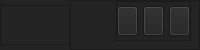
     <widget class="QFrame" name="Top_Bar">
      <property name="maximumSize">
       <size>
        <width>16777215</width>
        <height>40</height>
       </size>
      </property>
      <property name="styleSheet">
       <string notr="true">background-color: rgb(35, 35, 35);</string>
      </property>
      <property name="frameShape">
       <enum>QFrame::NoFrame</enum>
      </property>
      <property name="frameShadow">
       <enum>QFrame::Raised</enum>
      </property>
      <layout class="QHBoxLayout" name="horizontalLayout">
       <property name="spacing">
        <number>0</number>
       </property>
       <property name="leftMargin">
        <number>0</number>
       </property>
       <property name="topMargin">
        <number>0</number>
       </property>
       <property name="rightMargin">
        <number>0</number>
       </property>
       <property name="bottomMargin">
        <number>0</number>
       </property>
       <item>
        <widget class="QFrame" name="frame_toggle">
         <property name="maximumSize">
          <size>
           <width>70</width>
           <height>40</height>
          </size>
         </property>
         <property name="styleSheet">
          <string notr="true"/>
         </property>
         <property name="frameShape">
          <enum>QFrame::StyledPanel</enum>
         </property>
         <property name="frameShadow">
          <enum>QFrame::Raised</enum>
         </property>
         <layout class="QVBoxLayout" name="verticalLayout_2">
          <property name="spacing">
           <number>0</number>
          </property>
          <property name="leftMargin">
           <number>0</number>
          </property>
          <property name="topMargin">
           <number>0</number>
          </property>
          <property name="rightMargin">
           <number>0</number>
          </property>
          <property name="bottomMargin">
           <number>0</number>
          </property>
          <item>
           <widget class="QPushButton" name="Btn_Toggle">
            <property name="sizePolicy">
             <sizepolicy hsizetype="Expanding" vsizetype="Expanding">
              <horstretch>0</horstretch>
              <verstretch>0</verstretch>
             </sizepolicy>
            </property>
            <property name="styleSheet">
             <string notr="true">
QPushButton {
position: relative;
	color: rgb(255, 255, 255);
	border: 0px solid;
	
	
}
QPushButton:hover {
	
border-bottom: 1px solid #B5D5FF;
border-left: 1px solid;
border-right: 1px solid;
border-left-color: #B5D5FF;
border-image: -webkit-linear-gradient(top, #fff 50%, #B5D5FF 0%) 1 repeat;


}</string>
            </property>
            <property name="text">
             <string/>
            </property>
            <property name="icon">
             <iconset>
              <normaloff>img/menu.png</normaloff>img/menu.png</iconset>
            </property>
            <property name="iconSize">
             <size>
              <width>25</width>
              <height>25</height>
             </size>
            </property>
           </widget>
          </item>
         </layout>
        </widget>
       </item>
       <item>
        <widget class="QFrame" name="frame_top">
         <property name="frameShape">
          <enum>QFrame::StyledPanel</enum>
         </property>
         <property name="frameShadow">
          <enum>QFrame::Raised</enum>
         </property>
         <layout class="QHBoxLayout" name="horizontalLayout_3">
          <property name="leftMargin">
           <number>0</number>
          </property>
          <property name="topMargin">
           <number>0</number>
          </property>
          <property name="rightMargin">
           <number>8</number>
          </property>
          <property name="bottomMargin">
           <number>8</number>
          </property>
          <item alignment="Qt::AlignRight">
           <widget class="QFrame" name="frame">
            <property name="minimumSize">
             <size>
              <width>75</width>
              <height>40</height>
             </size>
            </property>
            <property name="maximumSize">
             <size>
              <width>50</width>
              <height>40</height>
             </size>
            </property>
            <property name="font">
             <font>
              <pointsize>10</pointsize>
             </font>
            </property>
            <property name="layoutDirection">
             <enum>Qt::LeftToRight</enum>
            </property>
            <property name="frameShape">
             <enum>QFrame::StyledPanel</enum>
            </property>
            <property name="frameShadow">
             <enum>QFrame::Raised</enum>
            </property>
            <layout class="QHBoxLayout" name="horizontalLayout_4">
             <property name="spacing">
              <number>5</number>
             </property>
             <property name="leftMargin">
              <number>0</number>
             </property>
             <property name="topMargin">
              <number>0</number>
             </property>
             <property name="rightMargin">
              <number>0</number>
             </property>
             <property name="bottomMargin">
              <number>0</number>
             </property>
             <item>
              <widget class="QPushButton" name="pushButton_7">
               <property name="minimumSize">
                <size>
                 <width>0</width>
                 <height>30</height>
                </size>
               </property>
               <property name="font">
                <font>
                 <pointsize>10</pointsize>
                 <weight>50</weight>
                 <bold>false</bold>
                </font>
               </property>
               <property name="styleSheet">
                <string notr="true">QPushButton:hover{
	background-color: rgb(107, 107, 107);
}</string>
               </property>
               <property name="text">
                <string/>
               </property>
               <property name="icon">
                <iconset>
                 <normaloff>img/minimize-window.png</normaloff>img/minimize-window.png</iconset>
               </property>
               <property name="iconSize">
                <size>
                 <width>20</width>
                 <height>20</height>
                </size>
               </property>
              </widget>
             </item>
             <item>
              <widget class="QPushButton" name="pushButton_9">
               <property name="minimumSize">
                <size>
                 <width>0</width>
                 <height>30</height>
                </size>
               </property>
               <property name="styleSheet">
                <string notr="true">QPushButton:hover{
	

	background-color: rgb(70, 70, 70);
}</string>
               </property>
               <property name="text">
                <string/>
               </property>
               <property name="icon">
                <iconset>
                 <normaloff>img/maximize.png</normaloff>img/maximize.png</iconset>
               </property>
              </widget>
             </item>
             <item>
              <widget class="QPushButton" name="pushButton_6">
               <property name="minimumSize">
                <size>
                 <width>0</width>
                 <height>30</height>
                </size>
               </property>
               <property name="font">
                <font>
                 <pointsize>10</pointsize>
                 <weight>75</weight>
                 <bold>true</bold>
                </font>
               </property>
               <property name="styleSheet">
                <string notr="true">QPushButton:hover{
	background-color: rgb(241, 43, 47);

}</string>
               </property>
               <property name="text">
                <string/>
               </property>
               <property name="icon">
                <iconset>
                 <normaloff>img/cancel.png</normaloff>img/cancel.png</iconset>
               </property>
               <property name="iconSize">
                <size>
                 <width>16</width>
                 <height>16</height>
                </size>
               </property>
              </widget>
             </item>
            </layout>
           </widget>
          </item>
         </layout>
        </widget>
       </item>
      </layout>
     </widget>
